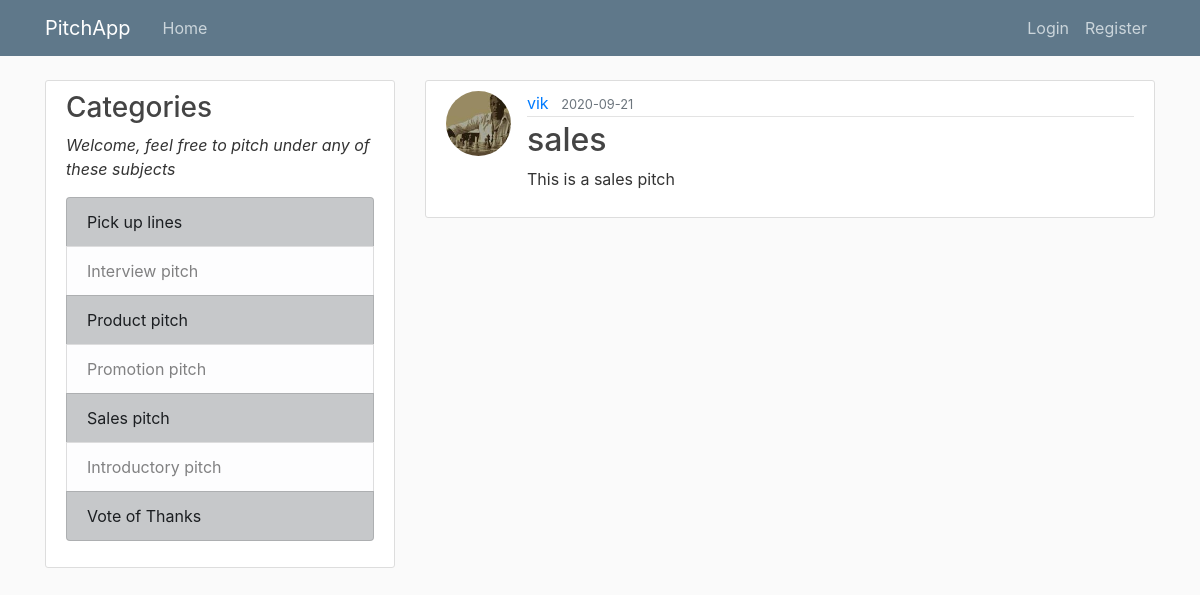
Page /home on the earlier database version.
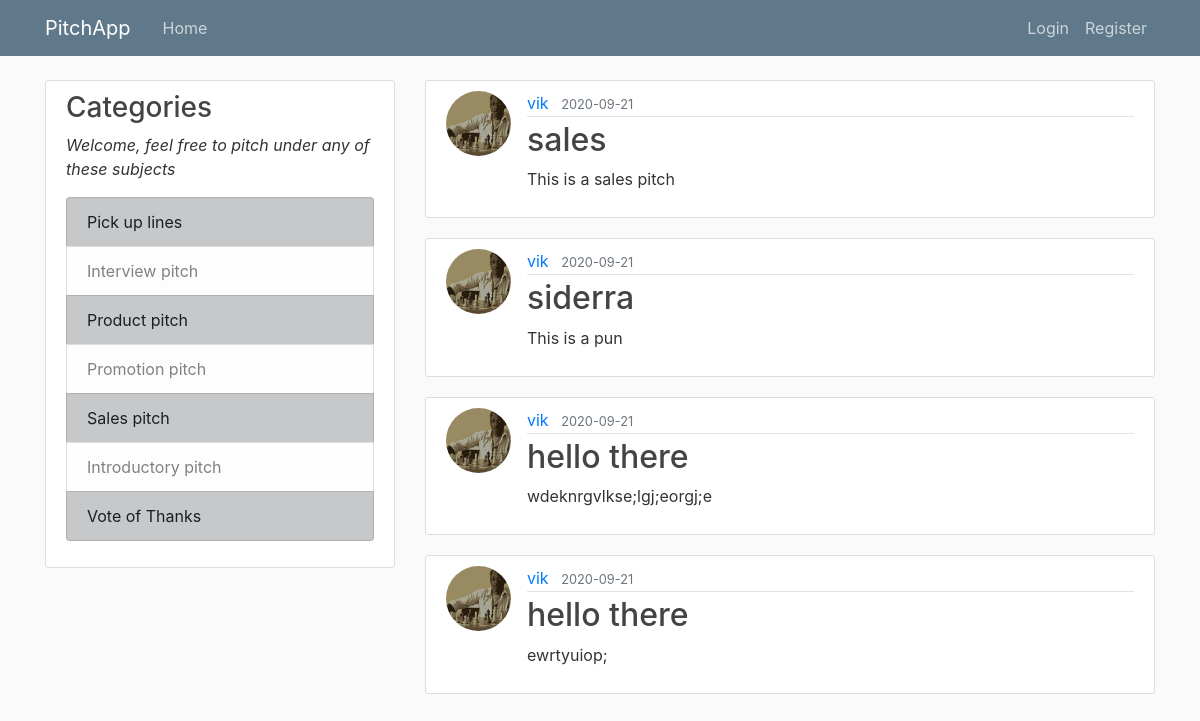
Same page on the later database version.
### pitch/models.py (models this page shows, shortened)
class Pitch(db.Model):
    id = db.Column(db.Integer, primary_key=True)
    title = db.Column(db.String(100), nullable=False)
    date_posted = db.Column(db.DateTime, nullable=False, default=datetime.utcnow)
    content = db.Column(db.Text, nullable=False)
    user_id = db.Column(db.Integer, db.ForeignKey('user.id'), nullable=False)

class User(db.Model, UserMixin):
    id = db.Column(db.Integer, primary_key=True)
    username = db.Column(db.String(20), unique=True, nullable=False)
    email = db.Column(db.String(120), unique=True, nullable=False)
    image_file = db.Column(db.String(20), nullable=False, default='default.jpg')
    password = db.Column(db.String(60), nullable=False)
    posts = db.relationship('Pitch', backref='author', lazy=True)

### pitch/routes.py (the view)
@app.route("/")
@app.route("/home")
def home():
    posts = Pitch.query.all()
    return render_template('home.html', posts=posts)

### pitch/templates/home.html
{% extends "layout.html" %}
{% block content %}
    {% for post in posts %}
        <article class="media content-section">
          <img class="rounded-circle article-img" src="{{ url_for('static', filename='profile_pics/' + post.author.image_file) }}">
          <div class="media-body">
            <div class="article-metadata">
              <a class="mr-2" href="#">{{ post.author.username }}</a>
              <small class="text-muted">{{ post.date_posted.strftime('%Y-%m-%d') }}</small>
            </div>
            <h2><a class="article-title" href="{{ url_for('post', post_id=post.id) }}">{{ post.title }}</a></h2>
            <p class="article-content">{{ post.content }}</p>
          </div>
        </article>
    {% endfor %}
{% endblock content %}

### pitch/templates/layout.html (shortened to what this page needs)
<!DOCTYPE html>
<html>
<head>
    <link rel="stylesheet" href="https://maxcdn.bootstrapcdn.com/bootstrap/4.0.0/css/bootstrap.min.css">
    <link rel="stylesheet" type="text/css" href="{{ url_for('static', filename='main.css') }}">
</head>
<body>
    <header class="site-header">
      <nav class="navbar navbar-expand-md navbar-dark bg-steel fixed-top">
        <div class="container">
          <a class="navbar-brand mr-4" href="/">PitchApp</a>
          <div class="collapse navbar-collapse" id="navbarToggle">
            <div class="navbar-nav mr-auto">
              <a class="nav-item nav-link" href="{{ url_for('home') }}">Home</a>
            </div>
            <div class="navbar-nav">
              {% if current_user.is_authenticated %}
                <a class="nav-item nav-link" href="{{ url_for('new_post') }}">New Pitch</a>
                <a class="nav-item nav-link" href="{{ url_for('account') }}">Profile</a>
                <a class="nav-item nav-link" href="{{ url_for('logout') }}">Logout</a>
              {% else %}
                <a class="nav-item nav-link" href="{{ url_for('login') }}">Login</a>
                <a class="nav-item nav-link" href="{{ url_for('register') }}">Register</a>
              {% endif %}
            </div>
          </div>
        </div>
      </nav>
    </header>
    <main role="main" class="container">
      <div class="row">
        <div class="col-md-4">
          <div class="content-section">
            <h3>Categories</h3>
            <p><i>Welcome, feel free to pitch under any of these subjects</i>
              <ul class="list-group">
                <li class="list-group-item list-group-item-dark">Pick up lines</li>
                <li class="list-group-item list-group-item-light">Interview pitch</li>
                <li class="list-group-item list-group-item-dark">Product pitch</li>
                <li class="list-group-item list-group-item-light">Promotion pitch</li>
                <li class="list-group-item list-group-item-dark">Sales pitch</li>
                <li class="list-group-item list-group-item-light">Introductory pitch</li>
                <li class="list-group-item list-group-item-dark">Vote of Thanks</li>
              </ul>
            </p>
          </div>
        </div>
        <div class="col-md-8">
          {% block content %}{% endblock %}
        </div>
      </div>
    </main>
</body>
</html>

### pitch/static/main.css (style rules this page uses)
body { background: #fafafa; color: #333333; margin-top: 5rem; }
h1, h2, h3, h4, h5, h6 { color: #444444; }
.bg-steel { background-color: #5f788a; }
.site-header .navbar-nav .nav-link { color: #cbd5db; }
.content-section { background: #ffffff; padding: 10px 20px; border: 1px solid #dddddd; border-radius: 3px; margin-bottom: 20px; }
.article-title { color: #444444; }
.article-content { white-space: pre-line; }
.article-img { height: 65px; width: 65px; margin-right: 16px; }
.article-metadata { padding-bottom: 1px; margin-bottom: 4px; border-bottom: 1px solid #e3e3e3 }

Differences in the rows shown:
added Pitch: image_file (picture), author.username "vik", date_posted "2020-09-21", title "siderra", content "This is a pun"
added Pitch: image_file (picture), author.username "vik", date_posted "2020-09-21", title "hello there", content "wdeknrgvlkse;lgj;eorgj;e"
added Pitch: image_file (picture), author.username "vik", date_posted "2020-09-21", title "hello there", content "ewrtyuiop;"
